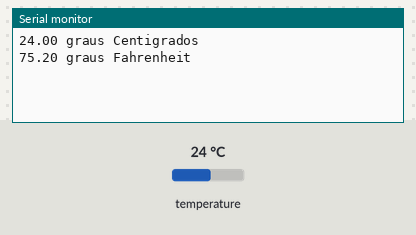
Simulated run of this sketch. Board: Arduino Uno, built with avr-gcc and run on an emulated ATmega328P. Parts: the last lines printed to the serial monitor. The inputs (shaded band) are chosen by the test bench; at power-on: temperature 24 °C.

Above: at 2.2 s.
2.3 s: temperature set to 12 °C
At 4.2 s:
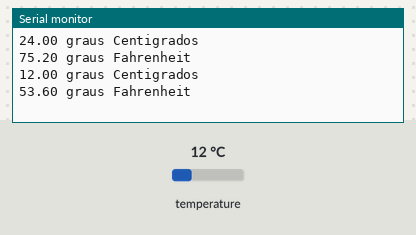
4.4 s: temperature set to 19 °C
At 5.9 s:
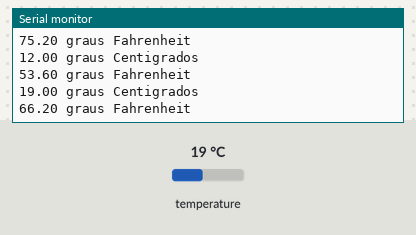
Timing chart, 0 to 7.4 s (numbered marks = the images above; inputs shaded):
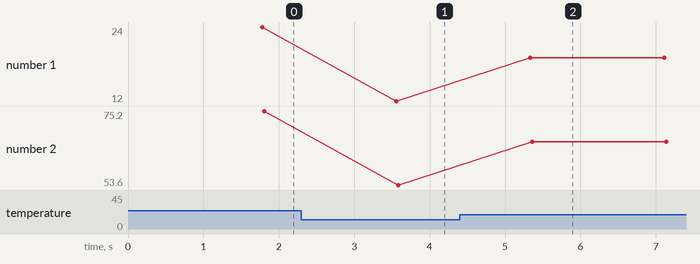

The sketch:

arduinoDS18B20Funcional.ino
```cpp
//Importamos as livrarias necessarias para a leitura do sensor
#include  <OneWire.h>
#include <DallasTemperature.h>

//Declaramos o pino onde se vai ligar o cabo DATA do sensor
#define Pin 2

//Declaramos o pino como bus para a comunicação OneWire
OneWire ourWire(Pin);

//Iniciamos 1 instancia da livraria DallasTemperature
DallasTemperature sensors(&ourWire);

//Esta função executa-se quando se inicia o Arduino
void setup() {
//Iniciamos a comunicação serial
Serial.begin(9600);
//Iniciamos o sensor
sensors.begin();
//Pequena pausa
delay(1000);
}

//Esta função executa-se continuamente em laço
void loop() {
//Enviamos uma petição ao sensor para que nos devolva a temperatura
sensors.requestTemperatures();
//Lê-se e imprime a temperatura em graus Celsius no monitor serie
Serial.print(sensors.getTempCByIndex(0));
Serial.println(" graus Centigrados");
//Lê-se e imprime a temperatura em graus Farenheith no monitor serie
Serial.print(sensors.getTempFByIndex(0)); //Lê-se e imprime a temperatura en graus Fahrenheit
Serial.println(" graus Fahrenheit");
//Pequena pausa de 1 segundo antes da próxima leitura
delay(1000);
}
```

Measured:
- after the input at 2.3 s, the serial monitor: prints a new line after 1.3 s (image 1)
- after the input at 4.4 s, the serial monitor: prints a new line after 0.93 s (image 2)
- plotted number 1: 24 → 12 after the input at 2.3 s, 12 → 19 after the input at 4.4 s
- plotted number 2: 75.2 → 53.6 after the input at 2.3 s, 53.6 → 66.2 after the input at 4.4 s
